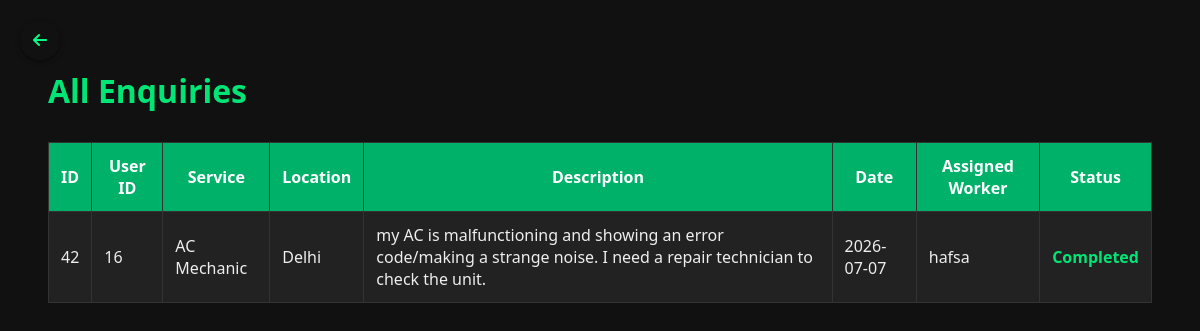
The app's page /adminenquiry.php (signed in) with its own data.
### tables this page shows
CREATE TABLE `enquiries` (
  `id` int NOT NULL AUTO_INCREMENT,
  `user_id` int NOT NULL,
  `service_id` int NOT NULL,
  `description` text,
  `details` text,
  `location` varchar(255) DEFAULT NULL,
  `preferred_date` date DEFAULT NULL,
  `assigned_worker_id` int DEFAULT NULL,
  `status` enum('Pending','In Progress','Completed') DEFAULT 'Pending',
  `created_at` timestamp NOT NULL DEFAULT CURRENT_TIMESTAMP,
  PRIMARY KEY (`id`),
  KEY `user_id` (`user_id`),
  KEY `service_id` (`service_id`),
  KEY `assigned_worker_id` (`assigned_worker_id`),
  CONSTRAINT `enquiries_ibfk_1` FOREIGN KEY (`user_id`) REFERENCES `users` (`id`) ON DELETE CASCADE,
  CONSTRAINT `enquiries_ibfk_2` FOREIGN KEY (`service_id`) REFERENCES `services` (`id`) ON DELETE CASCADE,
  CONSTRAINT `enquiries_ibfk_3` FOREIGN KEY (`assigned_worker_id`) REFERENCES `workers` (`id`) ON DELETE SET NULL
);

CREATE TABLE `services` (
  `id` int NOT NULL AUTO_INCREMENT,
  `name` varchar(100) NOT NULL,
  PRIMARY KEY (`id`)
);

CREATE TABLE `workers` (
  `id` int NOT NULL AUTO_INCREMENT,
  `name` varchar(100) NOT NULL,
  `email` varchar(100) DEFAULT NULL,
  `service_type` varchar(100) NOT NULL,
  `availability` enum('Available','Unavailable') DEFAULT 'Available',
  `username` varchar(50) NOT NULL,
  `password` varchar(255) NOT NULL,
  `phone` varchar(15) DEFAULT NULL,
  PRIMARY KEY (`id`),
  UNIQUE KEY `username` (`username`)
);

### adminenquiry.php (the view, shortened to what this page needs)
<?php
include 'db/db.php';
?>
<!DOCTYPE html>
<html>
<head>
</head>
<body>
<div class="back-arrow" onclick="window.history.back()">
  <i class="fas fa-arrow-left"></i>
</div>
<link rel="stylesheet" href="https://cdnjs.cloudflare.com/ajax/libs/font-awesome/6.5.0/css/all.min.css">
<h1>All Enquiries</h1>
<table>
    <thead>
        <tr>
            <th>ID</th>
            <th>User ID</th>
            <th>Service</th>
            <th>Location</th>
            <th>Description</th>
            <th>Date</th>
            <th>Assigned Worker</th>
            <th>Status</th>
        </tr>
    </thead>
    <tbody>
    <?php
    $sql = "SELECT e.*, s.name AS service_name, w.name AS worker_name
            FROM enquiries e
            JOIN services s ON e.service_id = s.id
            LEFT JOIN workers w ON e.assigned_worker_id = w.id
            ORDER BY
                CASE
                    WHEN e.status = 'Pending' THEN 1
                    WHEN e.status = 'In Progress' THEN 2
                    WHEN e.status = 'Completed' THEN 3
                END, e.id ASC";
    $result = $conn->query($sql);
    while ($row = $result->fetch_assoc()):
        $statusClass = '';
        if ($row['status'] === 'Pending') $statusClass = 'status-pending';
        elseif ($row['status'] === 'In Progress') $statusClass = 'status-inprogress';
        elseif ($row['status'] === 'Completed') $statusClass = 'status-completed';
    ?>
        <tr>
            <td><?= $row['id'] ?></td>
            <td><?= $row['user_id'] ?></td>
            <td><?= htmlspecialchars($row['service_name']) ?></td>
            <td><?= htmlspecialchars($row['location']) ?></td>
            <td><?= htmlspecialchars($row['description']) ?></td>
            <td><?= $row['preferred_date'] ?></td>
            <td><?= $row['worker_name'] ?? 'Not Assigned' ?></td>
            <td class="<?= $statusClass ?>"><?= $row['status'] ?></td>
        </tr>
    <?php endwhile; ?>
    </tbody>
</table>
</body>
</html>

### adminenquiry.php (style rules this page uses)
body { font-family: 'Segoe UI', sans-serif; background-color: #111; color: #eee; padding: 40px; }
h1 { color: #00e676; }
table { width: 100%; border-collapse: collapse; margin-top: 30px; background-color: #222; }
th, td { padding: 12px; border: 1px solid #333; }
th { background-color: #00b16a; color: #fff; }
.status-completed { color: #00e676; font-weight: bold; }
.back-arrow { position: fixed; top: 20px; left: 20px; background-color: #111; color: #00ff88; border-radius: 50%; width: 40px; height: 40px; display: flex; align-items: center; justify-content: center; cursor: pointer; box-shadow: 0 2px 5px rgba(0,0,0,0.4); transition: 0.3s ease; z-index: 999; }

### records on screen
enquiries: id "42", user "16", service.name "AC Mechanic", location "Delhi", description "my AC is malfunctioning and showing an error code/making a strange noise. I need a repair technician to check the unit.", preferred_date "2026-07-07", assigned_worker.name "hafsa", status "Completed"
